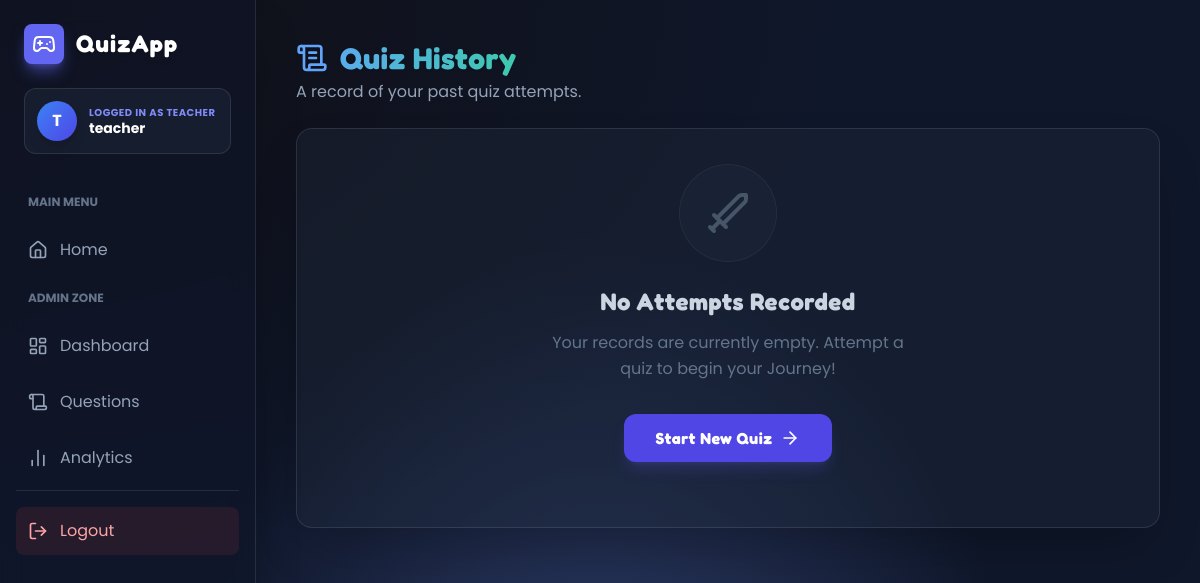
Before: /quiz/my_attempts (signed in) with the older database file.
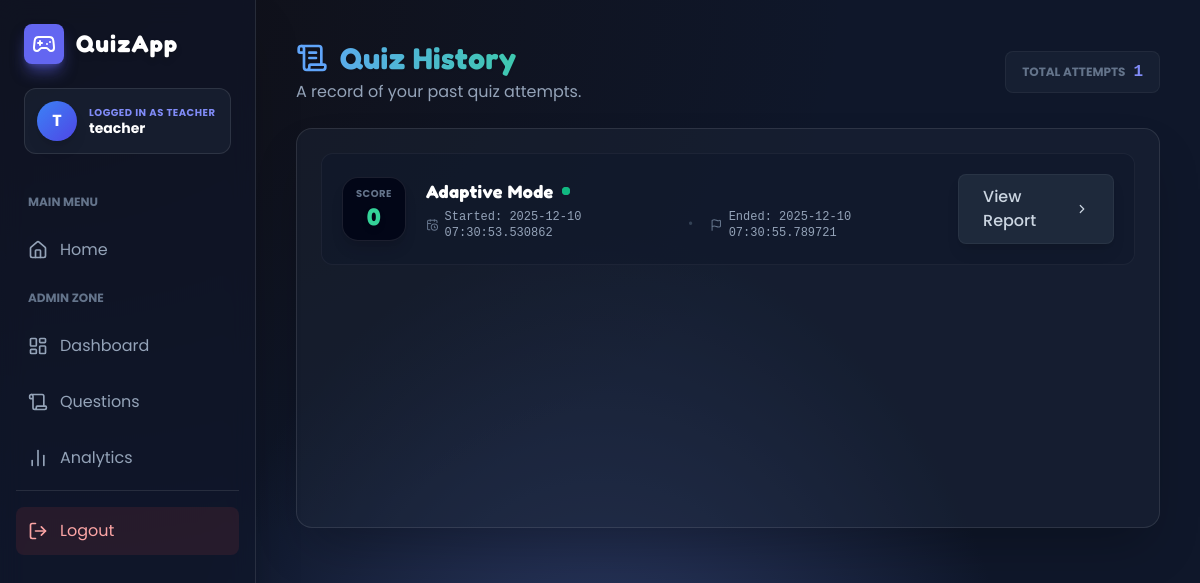
After: the same page with the newer database file.
### models.py (models this page shows, shortened)
class Attempt(db.Model):
    id = db.Column(db.Integer, primary_key=True)
    user_id = db.Column(db.Integer, nullable=False)
    mode = db.Column(db.String(50), nullable=False)
    score = db.Column(db.Integer, default=0)
    started_at = db.Column(db.DateTime, default=datetime.utcnow)
    ended_at = db.Column(db.DateTime)
    details = db.Column(db.Text)  # JSON encoded list of per-question events

### quiz/routes.py (the view)
@quiz_bp.route("/my_attempts")
@login_required
def my_attempts():
    attempts = Attempt.query.filter_by(user_id=current_user.id).order_by(Attempt.started_at.desc()).all()
    return render_template("my_attempts.html", attempts=attempts)

### models.py (called while the page is built)
@login_manager.user_loader
def load_user(user_id):
    try:
        return User.query.get(int(user_id))
    except Exception:
        return None

### templates/my_attempts.html (shortened to what the changed rows need)
{% extends "base.html" %}
{% block content %}
<div class="max-w-5xl mx-auto space-y-6 fade">
    <div class="flex flex-col md:flex-row items-start md:items-center justify-between gap-4">
        <div>
            <h2 class="text-3xl font-bold text-transparent bg-clip-text bg-gradient-to-r from-blue-400 to-emerald-400 font-game drop-shadow-sm flex items-center gap-3">
                <i data-lucide="scroll-text" class="text-blue-400 w-8 h-8"></i>
            </h2>
        </div>
        {% if attempts %}
        <div class="flex items-center gap-2 bg-slate-800/50 px-4 py-2 rounded-lg border border-white/5">
            <span class="text-xs text-slate-500 uppercase font-bold">Total Attempts</span>
            <span class="text-indigo-400 font-bold font-mono">{{ attempts|length }}</span>
        </div>
        {% endif %}
    </div>
    <div class="bg-slate-800/40 backdrop-blur-md border border-white/10 rounded-2xl overflow-hidden p-6 shadow-2xl min-h-[50vh]">
        {% if attempts %}
            <div class="grid gap-4">
                {% for a in attempts %}
                <div class="group relative bg-slate-900/50 hover:bg-slate-800/80 border border-white/5 hover:border-indigo-500/30 rounded-xl p-5 transition-all duration-300 hover:-translate-y-1 flex flex-col md:flex-row items-center justify-between gap-4">
                    <div class="absolute inset-0 bg-gradient-to-r from-indigo-500/0 via-indigo-500/0 to-indigo-500/0 group-hover:via-indigo-500/5 transition-all rounded-xl pointer-events-none"></div>
                    <div class="flex items-center gap-5 w-full md:w-auto relative z-10">
                        <div class="flex-shrink-0 w-16 h-16 rounded-2xl bg-slate-950 border border-white/10 flex flex-col items-center justify-center shadow-lg group-hover:scale-110 group-hover:border-emerald-500/30 transition-all duration-300">
                            <span class="text-[10px] text-slate-500 font-bold uppercase tracking-wider">Score</span>
                            <span class="text-2xl font-bold text-emerald-400 font-game drop-shadow-md">{{ a.score }}</span>
                        </div>
                        <div class="space-y-1">
                            <div class="flex items-center gap-2">
                                <h3 class="text-lg font-bold text-white group-hover:text-indigo-300 transition-colors tracking-wide">
                                    {{ a.mode | capitalize }} Mode
                                </h3>
                                <span class="flex h-2 w-2 relative">
                                    <span class="relative inline-flex rounded-full h-2 w-2 bg-emerald-500"></span>
                                </span>
                            </div>
                            <div class="flex flex-col sm:flex-row sm:items-center gap-y-1 gap-x-4 text-xs text-slate-400 font-mono">
                                <div class="flex items-center gap-1.5">
                                    <i data-lucide="calendar-clock" class="w-3.5 h-3.5 text-slate-500"></i>
                                    <span>Started: {{ a.started_at }}</span>
                                </div>
                                <div class="hidden sm:block text-slate-700">•</div>
                                <div class="flex items-center gap-1.5">
                                    <i data-lucide="flag" class="w-3.5 h-3.5 text-slate-500"></i>
                                    <span>Ended: {{ a.ended_at or 'In Progress' }}</span>
                                </div>
                            </div>
                        </div>
                    </div>
                    <div class="flex items-center w-full md:w-auto justify-end relative z-10">
                        <a href="{{ url_for('quiz.results', attempt_id=a.id) }}"
                           class="w-full md:w-auto flex items-center justify-center gap-2 bg-slate-800 hover:bg-indigo-600 text-slate-300 hover:text-white px-6 py-2.5 rounded-lg border border-white/5 hover:border-indigo-400/50 transition-all font-medium shadow-lg group/btn">
                            <span>View Report</span>
                            <i data-lucide="chevron-right" class="w-4 h-4 group-hover/btn:translate-x-1 transition-transform"></i>
                        </a>
                    </div>
                </div>
                {% endfor %}
            </div>
        {% else %}
            <div class="flex flex-col items-center justify-center h-80 text-center fade">
                <div class="bg-slate-800/50 p-6 rounded-full mb-6 border border-white/5 animate-pulse">
                    <i data-lucide="sword" class="w-12 h-12 text-slate-600"></i>
                </div>
                <h3 class="text-2xl font-bold text-slate-300 font-game mb-3">No Attempts Recorded</h3>
                <p class="text-slate-500 max-w-sm mb-8 leading-relaxed">Your records are currently empty. Attempt a quiz to begin your Journey!</p>
                <a href="{{ url_for('quiz.start') }}" class="group relative inline-flex items-center justify-center px-8 py-3 font-bold text-white transition-all duration-200 bg-indigo-600 font-game rounded-xl focus:outline-none focus:ring-2 focus:ring-offset-2 focus:ring-indigo-600 ring-offset-slate-900 hover:bg-indigo-500 hover:scale-105 active:scale-95 shadow-lg shadow-indigo-500/20">
                    <span class="mr-2">Start New Quiz</span>
                    <i data-lucide="arrow-right" class="w-5 h-5 group-hover:translate-x-1 transition-transform"></i>
                </a>
            </div>
        {% endif %}
    </div>
</div>
{% endblock %}

Changed rows visible on the page:
added Attempt: score "0", mode "Adaptive", started_at "2025-12-10 07:30:53.530862", ended_at "2025-12-10 07:30:55.789721"
Other visible differences:
{{ attempts|length }}: (not shown) → "1"
text no longer shown: "No Attempts Recorded Your records are currently empty. Attempt a quiz to begin your Journey! Start New Quiz"
text now shown: "TOTAL ATTEMPTS"
